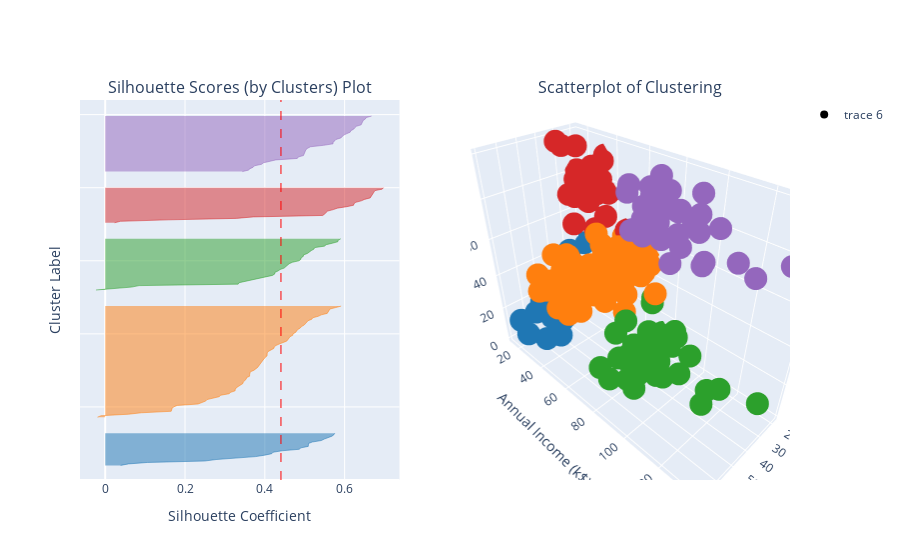

This figure's notebook cell:
### Markdown cell above
When we have five clusters, we note that cluster 3 is not as well defined as it could be, as it seems to mix with cluster 2.

### Code cell
show_silhouette(figures, 5)

### Figure 1 — Plotly figure (JSON) as saved in the notebook; plotly's stock layout.template omitted (floating-point values rounded to 4 significant figures; data arrays with more than 128 entries replaced by an {"elided": "..."} marker saying what was removed)
{"data": [{"fill": "tozerox", "line": {"color": "rgb(31.0, 119.0, 180.0)", "width": 0.5}, "mode": "lines", "showlegend": false, "type": "scatter", "x": [0.03858, 0.05854, 0.1061, 0.25, 0.278, 0.3274, 0.3768, 0.4001, 0.4172, 0.4208, 0.4432, 0.486, 0.4905, 0.5088, 0.5095, 0.5096, 0.519, 0.5416, 0.5489, 0.5611, 0.5683, 0.5731, 0.5754], "xaxis": "x", "y": [10, 11, 12, 13, 14, 15, 16, 17, 18, 19, 20, 21, 22, 23, 24, 25, 26, 27, 28, 29, 30, 31, 32], "yaxis": "y"}, {"fill": "tozerox", "line": {"color": "rgb(255.0, 127.0, 14.0)", "width": 0.5}, "mode": "lines", "showlegend": false, "type": "scatter", "x": [-0.01936, -0.0103, 0.05862, 0.09089, 0.1654, 0.1669, 0.1678, 0.1714, 0.1803, 0.2327, 0.2402, 0.2518, 0.2548, 0.2693, 0.2856, 0.2895, 0.3103, 0.3146, 0.3255, 0.3259, 0.3281, 0.3336, 0.339, 0.3449, 0.3458, 0.3498, 0.3534, 0.3539, 0.3619, 0.3619, 0.3632, 0.3635, 0.3722, 0.3787, 0.3819, 0.3846, 0.3869, 0.3913, 0.3934, 0.3949, 0.3982, 0.4019, 0.4057, 0.4058, 0.406, 0.4089, 0.4143, 0.4225, 0.4235, 0.4278, 0.4358, 0.4471, 0.4546, 0.4577, 0.4615, 0.4629, 0.4699, 0.4706, 0.4771, 0.4802, 0.4826, 0.4889, 0.4918, 0.4985, 0.5014, 0.5037, 0.5084, 0.5177, 0.5202, 0.5339, 0.5417, 0.5564, 0.5582, 0.5594, 0.5632, 0.5778, 0.5913], "xaxis": "x", "y": [43, 44, 45, 46, 47, 48, 49, 50, 51, 52, 53, 54, 55, 56, 57, 58, 59, 60, 61, 62, 63, 64, 65, 66, 67, 68, 69, 70, 71, 72, 73, 74, 75, 76, 77, 78, 79, 80, 81, 82, 83, 84, 85, 86, 87, 88, 89, 90, 91, 92, 93, 94, 95, 96, 97, 98, 99, 100, 101, 102, 103, 104, 105, 106, 107, 108, 109, 110, 111, 112, 113, 114, 115, 116, 117, 118, 119], "yaxis": "y"}, {"fill": "tozerox", "line": {"color": "rgb(44.0, 160.0, 44.0)", "width": 0.5}, "mode": "lines", "showlegend": false, "type": "scatter", "x": [-0.02311, 0.03257, 0.06635, 0.08491, 0.3332, 0.3356, 0.3517, 0.3656, 0.3818, 0.3956, 0.4193, 0.425, 0.4251, 0.4329, 0.4382, 0.4484, 0.4526, 0.4573, 0.4611, 0.4694, 0.4859, 0.4904, 0.491, 0.4964, 0.4969, 0.5067, 0.5106, 0.5167, 0.5232, 0.5249, 0.5492, 0.5538, 0.5691, 0.5828, 0.5838, 0.5903], "xaxis": "x", "y": [130, 131, 132, 133, 134, 135, 136, 137, 138, 139, 140, 141, 142, 143, 144, 145, 146, 147, 148, 149, 150, 151, 152, 153, 154, 155, 156, 157, 158, 159, 160, 161, 162, 163, 164, 165], "yaxis": "y"}, {"fill": "tozerox", "line": {"color": "rgb(214.0, 39.0, 40.0)", "width": 0.5}, "mode": "lines", "showlegend": false, "type": "scatter", "x": [0.02356, 0.03825, 0.1576, 0.3287, 0.3709, 0.5451, 0.5499, 0.5526, 0.5575, 0.5717, 0.5816, 0.6054, 0.6224, 0.6233, 0.6281, 0.6418, 0.6499, 0.664, 0.6669, 0.6679, 0.6706, 0.6736, 0.6758, 0.6941, 0.6975], "xaxis": "x", "y": [176, 177, 178, 179, 180, 181, 182, 183, 184, 185, 186, 187, 188, 189, 190, 191, 192, 193, 194, 195, 196, 197, 198, 199, 200], "yaxis": "y"}, {"fill": "tozerox", "line": {"color": "rgb(148.0, 103.0, 189.0)", "width": 0.5}, "mode": "lines", "showlegend": false, "type": "scatter", "x": [0.3437, 0.3586, 0.3629, 0.3707, 0.3741, 0.3918, 0.3964, 0.4158, 0.4273, 0.4813, 0.4838, 0.4969, 0.4986, 0.5008, 0.5022, 0.5029, 0.5074, 0.5144, 0.5475, 0.5709, 0.5713, 0.5737, 0.5782, 0.5905, 0.5936, 0.5977, 0.6057, 0.614, 0.6154, 0.6225, 0.6255, 0.6294, 0.6413, 0.6429, 0.6463, 0.6465, 0.6519, 0.6541, 0.6674], "xaxis": "x", "y": [211, 212, 213, 214, 215, 216, 217, 218, 219, 220, 221, 222, 223, 224, 225, 226, 227, 228, 229, 230, 231, 232, 233, 234, 235, 236, 237, 238, 239, 240, 241, 242, 243, 244, 245, 246, 247, 248, 249], "yaxis": "y"}, {"fill": "tozeroy", "line": {"color": "red", "dash": "dash", "width": 1}, "mode": "lines", "showlegend": false, "type": "scatter", "x": {"elided": "500 float values"}, "xaxis": "x", "y": {"elided": "500 int values"}, "yaxis": "y"}, {"marker": {"color": {"elided": "200x3 int values"}}, "mode": "markers", "scene": "scene", "type": "scatter3d", "x": {"elided": "200 int values"}, "y": {"elided": "200 int values"}, "z": {"elided": "200 int values"}}], "layout": {"annotations": [{"font": {"size": 16}, "showarrow": false, "text": "Silhouette Scores (by Clusters) Plot", "x": 0.225, "xanchor": "center", "xref": "paper", "y": 1, "yanchor": "bottom", "yref": "paper"}, {"font": {"size": 16}, "showarrow": false, "text": "Scatterplot of Clustering", "x": 0.775, "xanchor": "center", "xref": "paper", "y": 1, "yanchor": "bottom", "yref": "paper"}], "scene": {"domain": {"x": [0.55, 1], "y": [0, 1]}, "xaxis": {"title": {"text": "Age"}}, "yaxis": {"title": {"text": "Annual Income (k$)"}}, "zaxis": {"title": {"text": "Spending Score (1-100)"}}}, "xaxis": {"anchor": "y", "domain": [0, 0.45], "title": {"text": "Silhouette Coefficient"}}, "yaxis": {"anchor": "x", "domain": [0, 1], "range": [0, 260], "showticklabels": false, "title": {"text": "Cluster Label"}}}}
